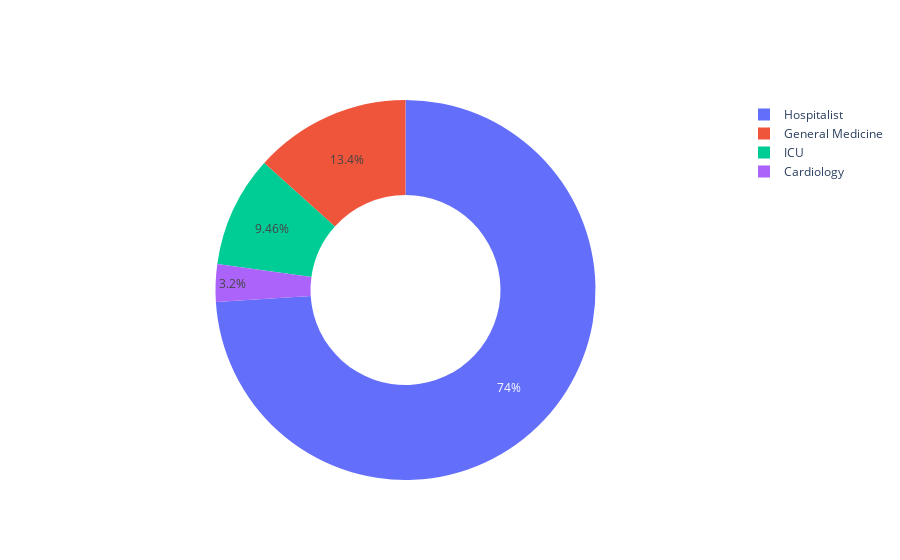

Notebook cell for this chart:
### Markdown cell above
![image.png](attachment:image.png)

### Code cell
#18.Display using a donut chart the patient count in the ReAdmissionRegistry.
#------------------------------------------------------------------------------
import plotly.graph_objects as go
groupbydiagnosis=df4.groupby('PrimaryDiagnosis')['PatientID'].nunique().reset_index(name='countofpatients')
labels = df4["Service"]
values = groupbydiagnosis['countofpatients']
fig = go.Figure(data=[go.Pie(labels=labels, values=values, hole=.5)])
fig.show()

### Figure 1 — Plotly figure (JSON) as saved in the notebook; plotly's stock layout.template omitted (floating-point values rounded to 4 significant figures; data arrays with more than 128 entries replaced by an {"elided": "..."} marker saying what was removed)
{"data": [{"hole": 0.5, "labels": {"elided": "720 str values"}, "type": "pie", "values": [48, 11, 9, 64, 19, 80, 78, 23, 49, 20, 23, 29, 12, 7, 177, 2, 68]}], "layout": {}}
